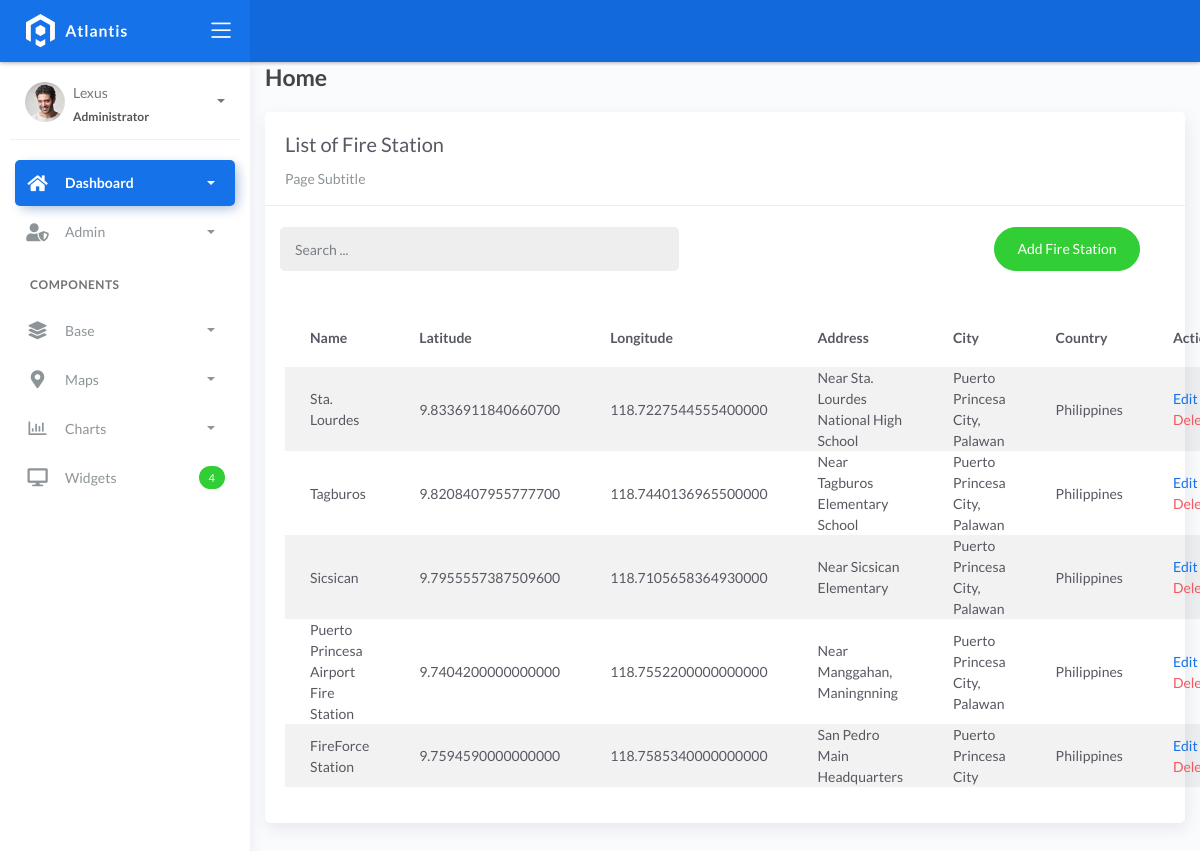
Page /firestation_list on the earlier database version.
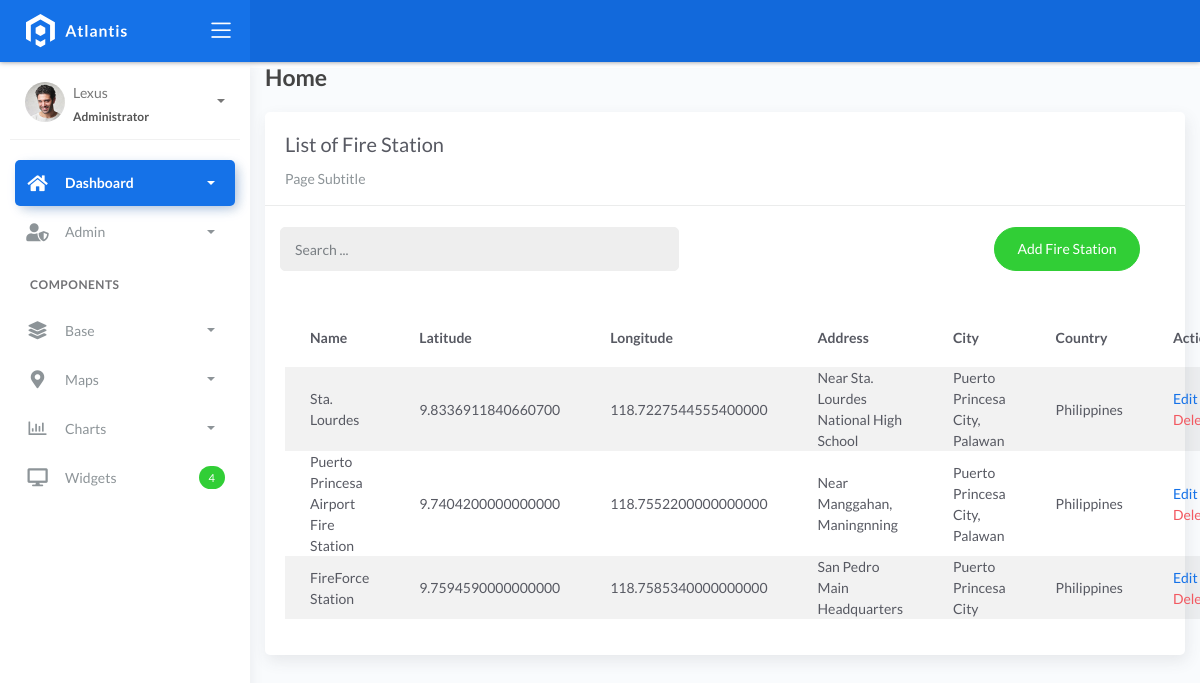
Same page on the later database version.
### fire/models.py (models this page shows, shortened)
class BaseModel(models.Model):
    created_at = models.DateTimeField(auto_now_add=True, db_index=True)
    updated_at = models.DateTimeField(auto_now=True)
    class Meta:
        abstract = True

class FireStation(BaseModel):
    name = models.CharField(max_length=150)
    latitude = models.DecimalField(max_digits=22, decimal_places=16, null=True, blank=True)
    longitude = models.DecimalField(max_digits=22, decimal_places=16, null=True, blank=True)
    address = models.CharField(max_length=150)
    city = models.CharField(max_length=150)  # can be in separate table
    country = models.CharField(max_length=150)  # can be in separate table

### fire/views.py (the view)
# urls.py: path('firestation_list', FireStationList.as_view(), name='firestation-list'),
class FireStationList(ListView):
    model = FireStation
    content_object_name = 'firestation'
    template_name = 'FireStation_list.html'
    paginate_by = 5

### templates/FireStation_list.html (shortened to what this page needs)
{% extends 'base.html' %} {% load static %} {% block content %}
<div class="content">
    <div class="container-fluid">
        <h4 class="page-title">Home</h4>
        <div class="row">
            <div class="col-md-12">
                <div class="card">
                    <div class="card-header">
                        <div class="card-title">List of Fire Station</div>
                        <div class="card-category">Page Subtitle</div>
                    </div>
                    <br />
                    <div class="col-md-12 row">
                        <div class="col-md-6">
                            <form class="navbar-left navbar-form nav-search mr-md-3" action="{% url 'firestation-list' %}">
                                <div class="input-group">
                                    <input type="text" placeholder="Search ..." class="form-control" name="q" />
                                    <div class="input-group-append">
                                        <span class="input-group-text">
                                        </span>
                                    </div>
                                </div>
                            </form>
                        </div>
                        <div class="col-md-6">
                            <div class="pull-right">
                                <a href="{% url 'firestation-add' %}" class="btn btn-success btn-rounded">Add Fire Station</a>
                            </div>
                        </div>
                    </div>
                    <div class="card-body">
                        <table class="table table-striped mt-3">
                            <thead>
                                <tr>
                                    <th scope="col">Name</th>
                                    <th scope="col">Latitude</th>
                                    <th scope="col">Longitude</th>
                                    <th scope="col">Address</th>
                                    <th scope="col">City</th>
                                    <th scope="col">Country</th>
                                    <th scope="col">Action</th>
                                </tr>
                            </thead>
                            <tbody>
                                {% for object in object_list %}
                                <tr>
                                    <td>{{ object.name }}</td>
                                    <td>{{ object.latitude}}</td>
                                    <td>{{ object.longitude }}</td>
                                    <td>{{ object.address }}</td>
                                    <td>{{ object.city }}</td>
                                    <td>{{ object.country }}</td>
                                    <td>
                                        <a href="firestation_list/{{ object.id }}">Edit</a>
                                        <a href="firestation_list/{{ object.id }}/delete" class="text-danger">Delete</a> </a>
                                    </td>
                                </tr>
                                {% empty %}
                                <tr>
                                    <td colspan="4" style="text-align: center">
                                        <p class="text-sm font-weight-bold mb-0">No Records Found</p>
                                    </td>
                                </tr>
                                {% endfor %}
                            </tbody>
                        </table>
                    </div>
                </div>
            </div>
        </div>
    </div>
</div>
{% endblock %}

### templates/base.html (shortened to what this page needs)
{% load static %}
<!DOCTYPE html>
<html lang="en">
  <head>
    <link rel="stylesheet" href="{% static 'css/bootstrap.min.css' %}" />
    <link rel="stylesheet" href="{% static 'css/atlantis.min.css' %}" />
    <link rel="stylesheet" href="{% static 'css/demo.css' %}" />
  </head>
  <body>
    <div class="wrapper">
      <div class="main-header">
        <div class="logo-header" data-background-color="blue">
          <a href="index.html" class="logo">
            <img src="{% static 'img/logo.svg' %}" alt="navbar brand" class="navbar-brand" />
          </a>
          <div class="nav-toggle">
            <button class="btn btn-toggle toggle-sidebar">
              <i class="icon-menu"></i>
            </button>
          </div>
        </div>
        <nav class="navbar navbar-header navbar-expand-lg" data-background-color="blue2">
        </nav>
      </div>
      <div class="sidebar sidebar-style-2">
        <div class="sidebar-wrapper scrollbar scrollbar-inner">
          <div class="sidebar-content">
            <div class="user">
              <div class="avatar-sm float-left mr-2">
                <img src="{% static 'img/profile.jpg' %}" alt="..." class="avatar-img rounded-circle" />
              </div>
              <div class="info">
                <a data-toggle="collapse" href="#collapseExample" aria-expanded="true">
                  <span>
                    Lexus
                    <span class="user-level">Administrator</span>
                    <span class="caret"></span>
                  </span>
                </a>
              </div>
            </div>
            <ul class="nav nav-primary">
              <li class="nav-item active">
                <a data-toggle="collapse" href="#dashboard" class="collapsed" aria-expanded="false">
                  <i class="fas fa-home"></i>
                  <p>Dashboard</p>
                  <span class="caret"></span>
                </a>
              </li>
              <li class="nav-item">
                <a data-toggle="collapse" href="#admin">
                  <i class="fas fa-user-shield"></i>
                  <p>Admin</p>
                  <span class="caret"></span>
                </a>
              </li>
              <li class="nav-section">
                <h4 class="text-section">Components</h4>
              </li>
              <li class="nav-item">
                <a data-toggle="collapse" href="#base">
                  <i class="fas fa-layer-group"></i>
                  <p>Base</p>
                  <span class="caret"></span>
                </a>
              </li>
              <li class="nav-item">
                <a data-toggle="collapse" href="#maps">
                  <i class="fas fa-map-marker-alt"></i>
                  <p>Maps</p>
                  <span class="caret"></span>
                </a>
              </li>
              <li class="nav-item">
                <a data-toggle="collapse" href="#charts">
                  <i class="far fa-chart-bar"></i>
                  <p>Charts</p>
                  <span class="caret"></span>
                </a>
              </li>
              <li class="nav-item">
                <a href="widgets.html">
                  <i class="fas fa-desktop"></i>
                  <p>Widgets</p>
                  <span class="badge badge-success">4</span>
                </a>
              </li>
            </ul>
          </div>
        </div>
      </div>
      <div class="main-panel">
        <div class="content">
          {% block content %}
          {% endblock %}
          </div>
        </div>
        <footer class="footer">
          <div class="container-fluid">
            <nav class="pull-left">
              <ul class="nav">
                <li class="nav-item">
                  <a class="nav-link" href="https://www.themekita.com"> ThemeKita </a>
                </li>
                <li class="nav-item">
                  <a class="nav-link" href="#"> Help </a>
                </li>
                <li class="nav-item">
                  <a class="nav-link" href="#"> Licenses </a>
                </li>
              </ul>
            </nav>
            <div class="copyright ml-auto">2018, made with  by <a href="https://www.themekita.com">ThemeKita</a></div>
          </div>
        </footer>
      </div>
  </body>
</html>

Differences in the rows shown:
removed FireStation: name "Tagburos", latitude "9.8208407955777700", longitude "118.7440136965500000", address "Near Tagburos Elementary School", city "Puerto Princesa City, Palawan", country "Philippines"
removed FireStation: name "Sicsican", latitude "9.7955557387509600", longitude "118.7105658364930000", address "Near Sicsican Elementary", city "Puerto Princesa City, Palawan", country "Philippines"
